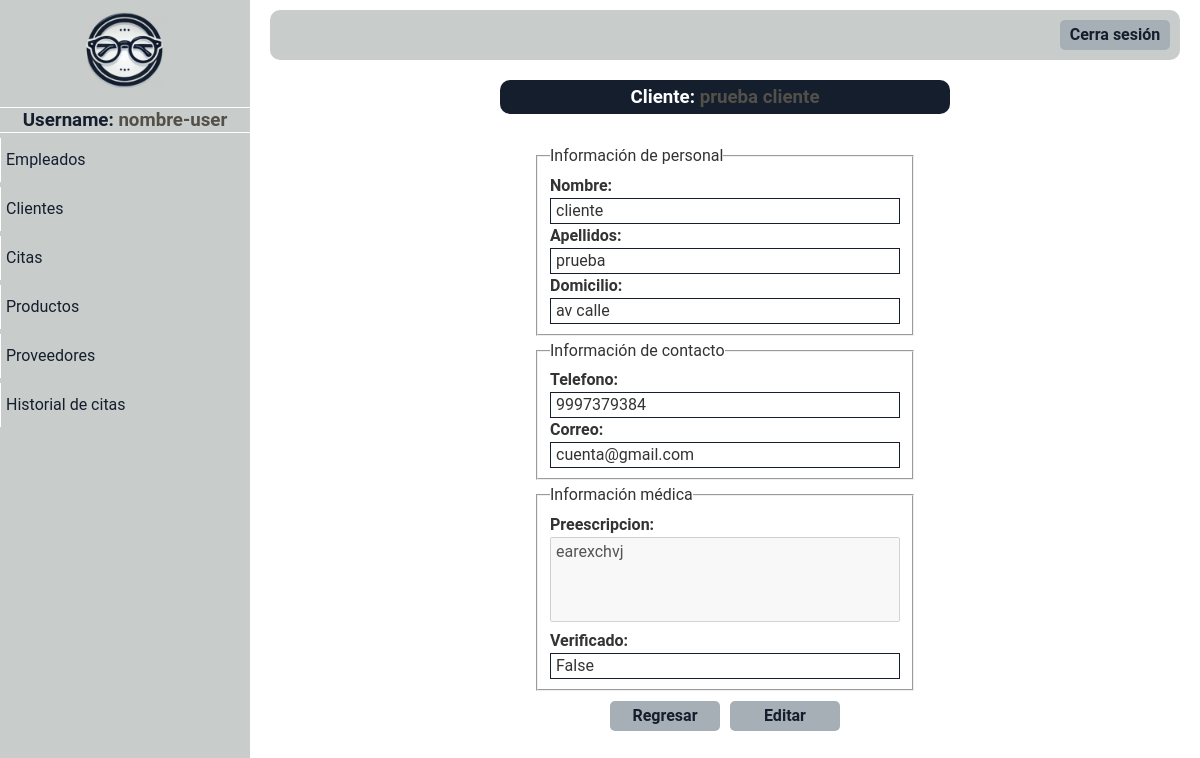
The page /paginas/ver_cliente.php?id=2 on the database its author committed.
### tables this page shows
CREATE TABLE `clientes` (
  `id_cliente` int(5) NOT NULL,
  `nombres` varchar(100) DEFAULT NULL,
  `apellidos` varchar(100) DEFAULT NULL,
  `correo` varchar(100) DEFAULT NULL,
  `telefono` varchar(15) DEFAULT NULL,
  `direccion` varchar(255) DEFAULT NULL,
  `preescripcion` text DEFAULT NULL,
  `contrasena` varchar(255) DEFAULT NULL,
  `verificado` varchar(10) DEFAULT NULL,
  `rol` varchar(50) DEFAULT NULL,
  `libre` int(11) DEFAULT NULL,
  `libre2` int(11) DEFAULT NULL
);

### paginas/ver_cliente.php (the view, shortened to what this page needs)
<!DOCTYPE html>
<html lang="en">
<head>
</head>
<body>
    <?php include "menu_panel.php";
    require "../php/conexion.php";
    $id = $_GET['id'];
    $producto = "SELECT * FROM clientes WHERE id_cliente = '$id'";
    $query = mysqli_query($conectar, $producto);
    $info = $query->fetch_array();
    ?>
    <div class="ver-producto-content main-content">
        <div class="titulo">
            <h3>Cliente: <span><?php echo $info['apellidos'] . " " . $info['nombres'] ?></span></h3>
        </div>
        <div class="content-info">
            <div class="info formulario">
                <fieldset>
                    <legend>Información de personal</legend>
                    <label for="">Nombre:</label>
                    <p><?php echo $info['nombres'] ?></p>
                    <label for="">Apellidos:</label>
                    <p><?php echo $info['apellidos'] ?></p>
                    <label for="">Domicilio:</label>
                    <p><?php echo $info['direccion'] ?></p>
                </fieldset>
                <fieldset>
                    <legend>Información de contacto</legend>
                    <label for="">Telefono:</label>
                    <p><?php echo $info['telefono'] ?></p>
                    <label for="">Correo:</label>
                    <p><?php echo $info['correo'] ?></p>
                </fieldset>
                <fieldset>
                    <legend>Información médica</legend>
                    <label for="">Preescripcion:</label><br>
                    <textarea disabled><?php echo $info['preescripcion'] ?></textarea><br>
                    <label for="">Verificado:</label>
                    <p><?php echo $info['verificado'] ?></p>
                </fieldset>
            </div>
        </div>
        <div class="opciones-btn-ver opciones-btn">
            <div class="btn-regresar-ver-cliente btn">
                <a href="/paginas/mostrar_clientes.php">Regresar</a>
            </div>
            <div class="btn">
                <a href="/paginas/editar_cliente.php?id=<?php echo $id ?>">Editar</a>
            </div>
        </div>
    </div>
</body>
</html>

### css/style.css (style rules this page uses)
:root { --color0: #ffffff; --color1: #c8ccca; --color2: #151e2d; --color3: #a7afb6; --color4: #53504a; }
* { box-sizing: border-box; margin: 0; padding: 0; }
*, *::before, *::after { box-sizing: inherit; }
html { font-size: 62.5%; box-sizing: border-box; }
body { font-family: "Roboto"; font-size: 16px; line-height: 24px; color: #333; height: 100vh; }
.main-content { flex-grow: 1; padding: 10px 20px; margin-left: 250px; }
.btn { display: flex; cursor: pointer; width: 110px; height: 30px; background-color: var(--color3); justify-content: center; align-items: center; border-radius: 5px; font-weight: bold; }
.btn a { display: flex; color: var(--color2); text-decoration: none; height: 100%; width: 100%; justify-content: center; transition: 0.4s ease-out; align-items: center; }
.formulario { padding: 10px 10px; }
.formulario label { font-weight: bold; }
.formulario textarea { font-family: "Roboto"; padding: 5px; width: 350px; height: 85px; resize: none; }
.opciones-btn { display: flex; gap: 10px; margin-top: 20px; }
.titulo { width: 450px; text-align: center; margin: auto; background-color: var(--color2); padding: 5px; color: var(--color0); border-radius: 10px; margin-bottom: 5px; }
.formulario { margin-top: 15px; display: flex; flex-direction: column; }
.opciones-btn-ver { margin: auto; justify-content: center; width: 350px; }
.info { padding: 10px; gap: 3px; }
.info p { border: var(--color2) solid 1.5px; width: 350px; padding: 0 5px; }
.info label { font-weight: bold; }
.content-info { display: flex; justify-content: center; }
span { color: var(--color4); }

### rows shown on the page
clientes: apellidos "prueba", nombres "cliente", direccion "av calle", telefono "9997379384", correo "cuenta@gmail.com", preescripcion "earexchvj", verificado "False"
